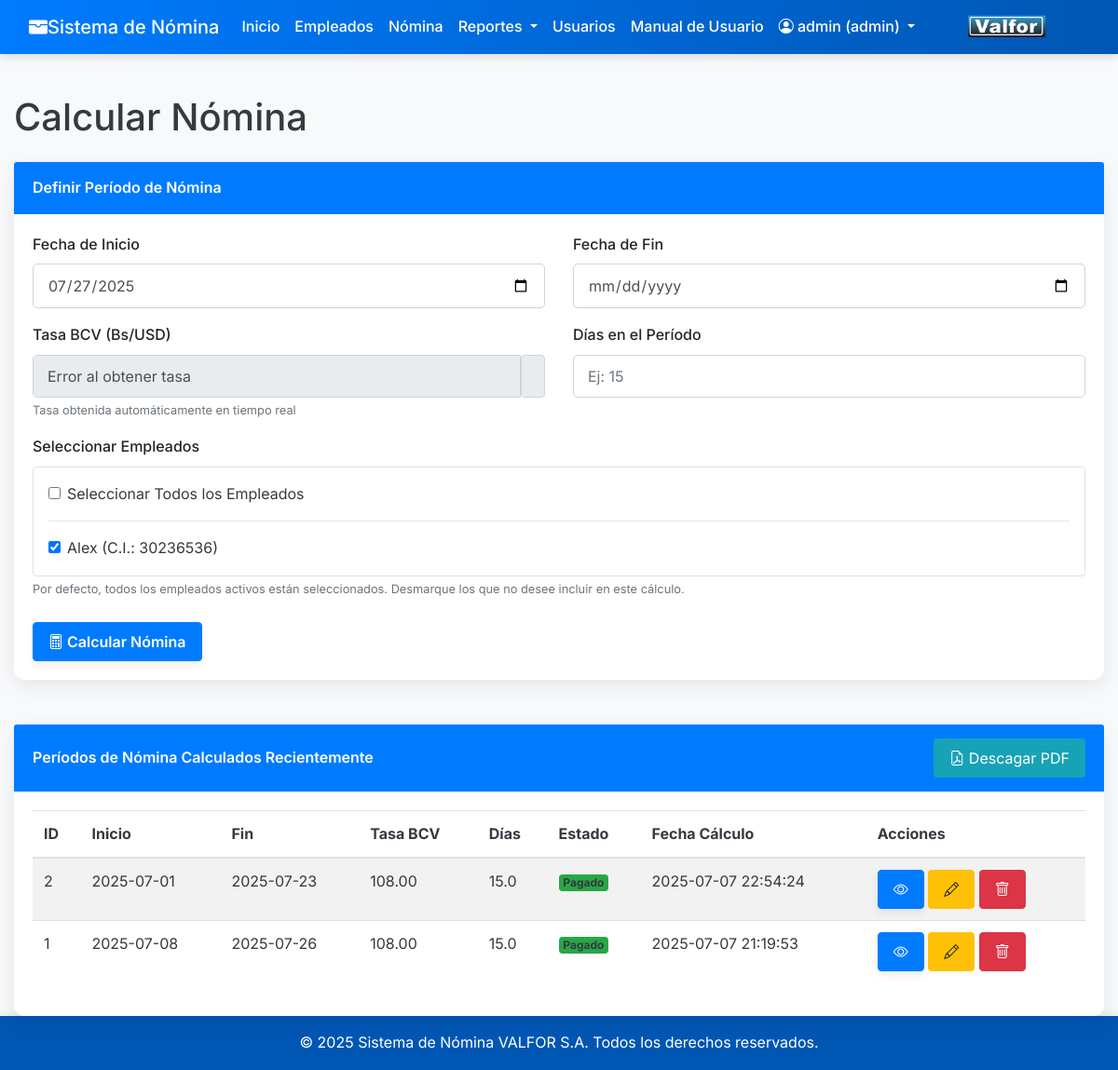
The page /public/payroll_calc.php (signed in) on the database as committed earlier.
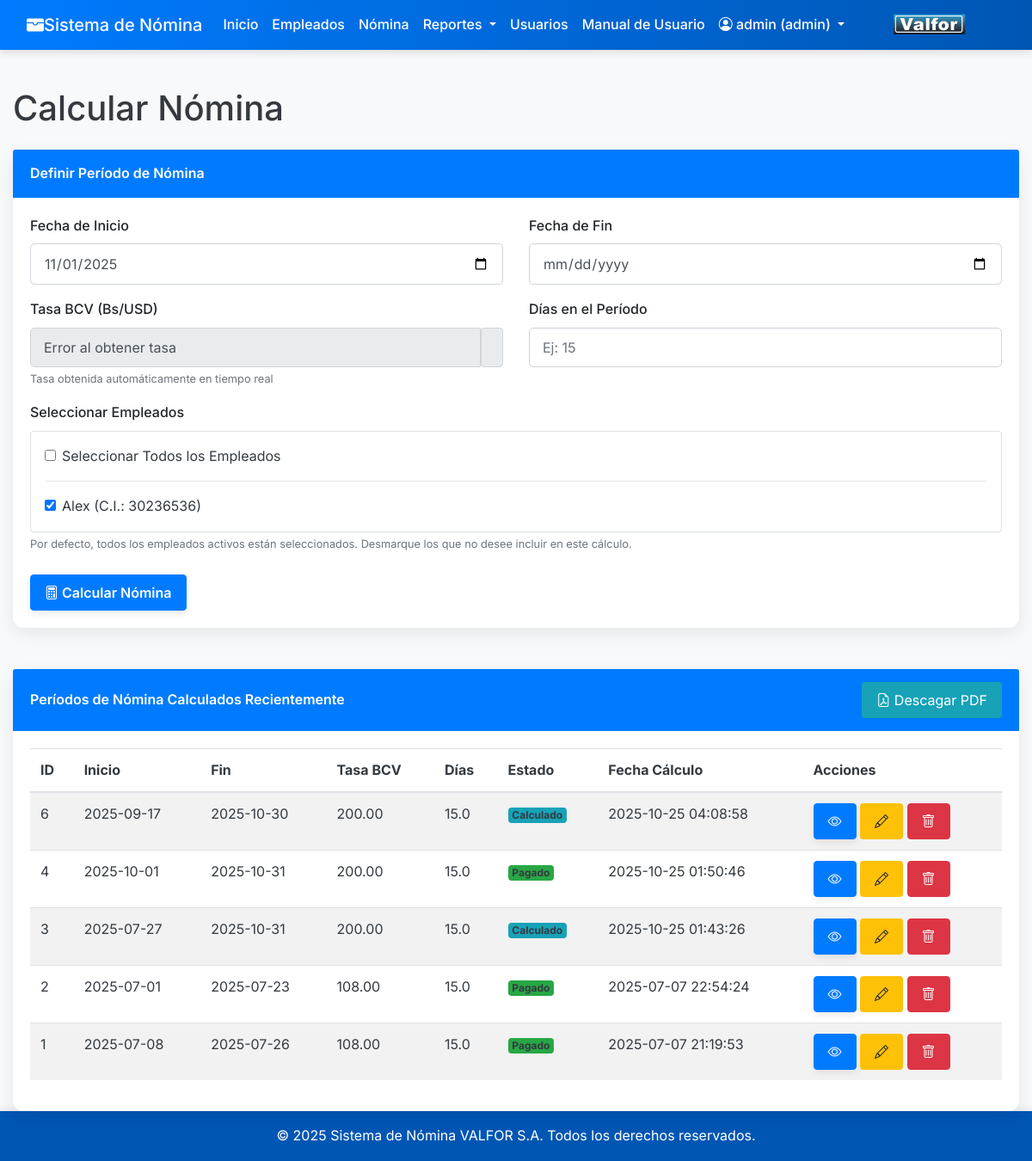
The same page on the database as committed later.
### tables this page shows
CREATE TABLE `employees` (
  `id` int(11) NOT NULL,
  `cedula` varchar(20) NOT NULL,
  `full_name` varchar(255) NOT NULL,
  `fecha_ingreso` date NOT NULL,
  `cargo` varchar(100) NOT NULL,
  `salario_base_mensual_usd` decimal(10,2) NOT NULL,
  `is_active` tinyint(1) NOT NULL DEFAULT 1,
  `created_at` timestamp NOT NULL DEFAULT current_timestamp(),
  `updated_at` timestamp NOT NULL DEFAULT current_timestamp() ON UPDATE current_timestamp(),
  `photo_path` varchar(255) DEFAULT NULL
);

CREATE TABLE `payroll_periods` (
  `id` int(11) NOT NULL,
  `start_date` date NOT NULL,
  `end_date` date NOT NULL,
  `bcv_rate` decimal(10,4) NOT NULL,
  `days_in_period` decimal(4,1) NOT NULL,
  `status` enum('pending','calculated','paid','closed') NOT NULL DEFAULT 'pending',
  `created_at` timestamp NOT NULL DEFAULT current_timestamp(),
  `updated_at` timestamp NOT NULL DEFAULT current_timestamp() ON UPDATE current_timestamp()
);

### includes/auth.php (called while the page is built, shortened)
<?php
function getBaseUrl() {
    $protocol = isset($_SERVER['HTTPS']) && $_SERVER['HTTPS'] === 'on' ? 'https://' : 'http://';
    $host = $_SERVER['HTTP_HOST'];
    $scriptName = $_SERVER['SCRIPT_NAME'];
    $basePath = '/payroll_system/public/';
    return $protocol . $host . $basePath;
}

### public/payroll_calc.php (the view, shortened to what the rows shown need)
<?php
require_once __DIR__ . '/../includes/auth.php';
$pdo = getDbConnection();
?>
<!DOCTYPE html>
<html lang="es">
<head>
    <link href="./assets/css/bootstrap.min.css" rel="stylesheet">
    <link rel="stylesheet" href="https://cdn.jsdelivr.net/npm/bootstrap-icons@1.11.3/font/bootstrap-icons.min.css">
    <link href="./assets/css/payroll_calc.css" rel="stylesheet">
</head>
<body>
    <?php include __DIR__ . '/../includes/header.php';  ?>
    <div class="container mt-4">
        <h1 class="mb-4">Calcular Nómina</h1>
        <div class="card mb-4">
            <div class="card-body">
                <form method="POST" action="">
                    <div class="row mb-3">
                        <div class="col-md-12">
                            <div class="border rounded p-3" style="max-height: 200px; overflow-y: auto;">
                                <?php
                                $employees = [];
                                try {
                                    $stmt = $pdo->query("SELECT id, cedula, full_name FROM employees WHERE is_active = 1 ORDER BY full_name ASC");
                                    $employees = $stmt->fetchAll();
                                } catch (PDOException $e) {
                                }
                                if (empty($employees)): ?>
                                    <div class="alert alert-warning" role="alert">
                                        No hay empleados activos registrados. <a href="<?php echo getBaseUrl(); ?>employees_form.php" target="_blank">Registrar empleados</a> primero.
                                    </div>
                                <?php else: ?>
                                    <?php foreach ($employees as $employee): ?>
                                        <div class="form-check">
                                            <input class="form-check-input employee-checkbox" type="checkbox" id="employee_<?php echo $employee['id']; ?>" name="selected_employees[]" value="<?php echo $employee['id']; ?>" checked>
                                            <label class="form-check-label" for="employee_<?php echo htmlspecialchars($employee['id']); ?>">
                                                <?php echo htmlspecialchars($employee['full_name']); ?> (C.I.: <?php echo htmlspecialchars($employee['cedula']); ?>)
                                            </label>
                                        </div>
                                    <?php endforeach; ?>
                                <?php endif; ?>
                            </div>
                        </div>
                    </div>
                </form>
            </div>
        </div>
        <div class="card mt-5">
            <div class="card-body">
                <?php
                $payroll_periods = [];
                try {
                    $stmt = $pdo->query("SELECT id, start_date, end_date, bcv_rate, days_in_period, status, created_at FROM payroll_periods ORDER BY created_at DESC LIMIT 10");
                    $payroll_periods = $stmt->fetchAll();
                } catch (PDOException $e) {
                    echo '<div class="alert alert-danger" role="alert">Error al cargar los períodos de nómina: ' . htmlspecialchars($e->getMessage()) . '</div>';
                }
                if (empty($payroll_periods)): ?>
                    <div class="alert alert-info" role="alert">
                        No se han calculado períodos de nómina aún.
                    </div>
                <?php else: ?>
                    <div class="table-responsive">
                        <table class="table table-hover table-striped">
                            <thead>
                                <tr>
                                    <th>ID</th>
                                    <th>Inicio</th>
                                    <th>Fin</th>
                                    <th>Tasa BCV</th>
                                    <th>Días</th>
                                    <th>Estado</th>
                                    <th>Fecha Cálculo</th>
                                    <th>Acciones</th>
                                </tr>
                            </thead>
                            <tbody>
                                <?php foreach ($payroll_periods as $period): ?>
                                    <tr>
                                        <td><?php echo htmlspecialchars($period['id']); ?></td>
                                        <td><?php echo htmlspecialchars($period['start_date']); ?></td>
                                        <td><?php echo htmlspecialchars($period['end_date']); ?></td>
                                        <td><?php echo number_format($period['bcv_rate'], 2); ?></td>
                                        <td><?php echo htmlspecialchars($period['days_in_period']); ?></td>
                                        <td>
                                            <?php
                                            $badge_class = 'bg-secondary';
                                            $display_status = '';
                                            $status_from_db = $period['status'];
                                            if (empty($status_from_db)) {
                                                $display_status = 'Pendiente';
                                                $badge_class = 'bg-warning text-dark';
                                            } else {
                                                switch ($status_from_db) {
                                                    case 'calculated':
                                                    case 'calculado':
                                                        $badge_class = 'bg-info';
                                                        $display_status = 'Calculado';
                                                        break;
                                                    case 'paid':
                                                    case 'pagado':
                                                        $badge_class = 'bg-success';
                                                        $display_status = 'Pagado';
                                                        break;
                                                }
                                            }
                                            ?>
                                            <span class="badge <?php echo $badge_class; ?>"><?php echo htmlspecialchars($display_status); ?></span>
                                        </td>
                                        <td><?php echo htmlspecialchars($period['created_at']); ?></td>
                                        <td>
                                            <a href="<?php echo getBaseUrl(); ?>payroll_details.php?period_id=<?php echo $period['id']; ?>" class="btn btn-sm btn-primary me-1" title="Ver Detalles">
                                                <i class="bi bi-eye"></i>
                                            </a>
                                            <button type="button" class="btn btn-sm btn-warning me-1" title="Editar Nómina" onclick="openEditModal(<?php echo $period['id']; ?>, '<?php echo htmlspecialchars($period['start_date']); ?>', '<?php echo htmlspecialchars($period['end_date']); ?>', '<?php echo htmlspecialchars($period['bcv_rate']); ?>', '<?php echo htmlspecialchars($period['days_in_period']); ?>', '<?php echo htmlspecialchars($period['status']); ?>')">
                                                <i class="bi bi-pencil"></i>
                                            </button>
                                            <button type="button" class="btn btn-sm btn-danger" title="Eliminar Nómina" onclick="openDeleteModal(<?php echo $period['id']; ?>, '<?php echo htmlspecialchars($period['start_date']); ?>', '<?php echo htmlspecialchars($period['end_date']); ?>', '<?php echo htmlspecialchars($display_status); ?>')">
                                                <i class="bi bi-trash"></i>
                                            </button>
                                        </td>
                                    </tr>
                                <?php endforeach; ?>
                            </tbody>
                        </table>
                    </div>
                <?php endif; ?>
            </div>
        </div>
    </div>
    <?php include __DIR__ . '/../includes/footer.php';  ?>
</body>
</html>

Rows that differ between the two databases and show on the page:
added payroll_periods: id "6", start_date "2025-09-17", end_date "2025-10-30", bcv_rate "200.00", days_in_period "15.0", status "Calculado", created_at "2025-10-25 04:08:58"
added payroll_periods: id "4", start_date "2025-10-01", end_date "2025-10-31", bcv_rate "200.00", days_in_period "15.0", status "Pagado", created_at "2025-10-25 01:50:46"
added payroll_periods: id "3", start_date "2025-07-27", end_date "2025-10-31", bcv_rate "200.00", days_in_period "15.0", status "Calculado", created_at "2025-10-25 01:43:26"
Other text that changed with them:
form field start_date: "07/27/2025" → "11/01/2025"
